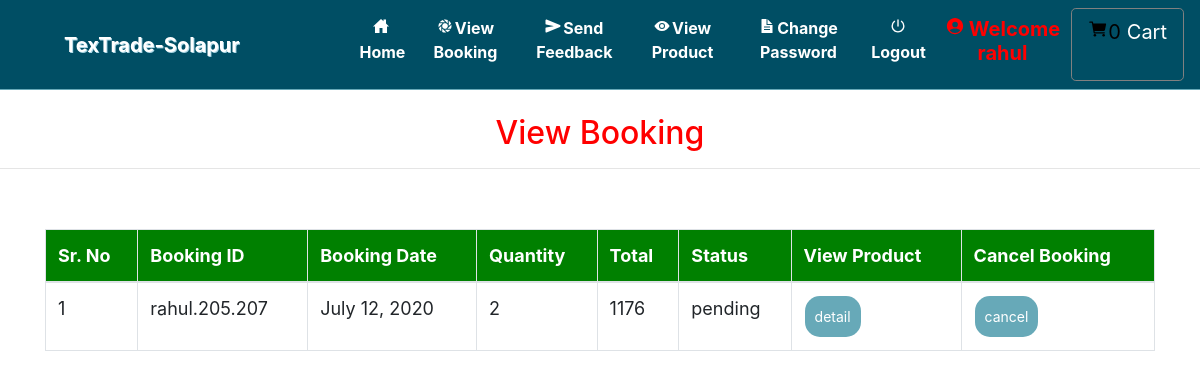
The page /view_booking (signed in) on the database as committed earlier.
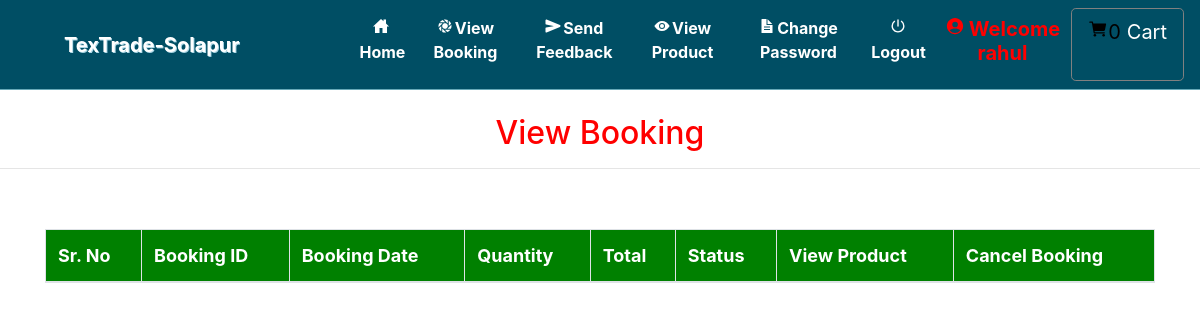
The same page on the database as committed later.
### grocery/models.py (models this page shows, shortened)
class Booking(models.Model):
    status = models.ForeignKey(Status, on_delete=models.CASCADE, null=True)
    profile = models.ForeignKey(Profile, on_delete=models.CASCADE, null=True)
    booking_id = models.CharField(max_length=200, unique=True, null=True)
    quantity = models.IntegerField(null=True)
    book_date = models.CharField(max_length=30, null=True)
    total = models.IntegerField(null=True)

class Status(models.Model):
    name = models.CharField(max_length=20, null=True)

### grocery/views.py (the view)
# urls.py: path('view_booking', View_Booking, name='view_booking'),
def View_Booking(request):
    if not request.user.is_authenticated:
        return redirect('login')
    user = User.objects.get(id=request.user.id)
    profile = Profile.objects.get(user=user)
    cart = Cart.objects.filter(profile=profile)
    book = Booking.objects.filter(profile=profile)
    num1=0
    for i in cart:
        num1 += 1
    d = {'book': book,'num1':num1}
    return render(request, 'view_booking.html', d)

### grocery/templates/view_booking.html (shortened to what this page needs)
{% extends 'navigation.html' %}
{% block body %}
<center><h2 style="color:red;margin-top:2%">View Booking</h2></center><hr>
 <div class="container">
<table class="table table-bordered" id="myTable">
  <thead>
  <tr>
    <th>Sr. No</th>
    <th>Booking ID</th>
    <th>Booking Date</th>
      <th>Quantity</th>
      <th>Total</th>
      <th>Status</th>
    <th>View Product</th>
    <th>Cancel Booking</th>
  </tr>
  </thead>
   <tbody>
{% for i in book %}
  <tr>
      <td>{{forloop.counter}}</td>
    <td>{{i.booking_id}}</td>
    <td>{{i.book_date}}</td>
      <td>{{i.quantity}}</td>
      <td>{{i.total}}</td>
      <td>{{i.status.name}}</td>
      <td><a href="{% url 'booking_detail' i.booking_id i.id %}"><button class="button button1">detail</button></a></td>
      <td><a href="{% url 'delete_booking' i.booking_id i.id %}" onclick="return confirm('Are you sure?')"><button class="button button1" id="#delete">cancel</button></a></td>
  </tr>
   {% endfor %}
    </tbody>
</table>
 </div>
{% endblock %}

Rows that differ between the two databases and show on the page:
removed Booking: booking_id "rahul.205.207", book_date "July 12, 2020", quantity "2", total "1176", status.name "pending"
